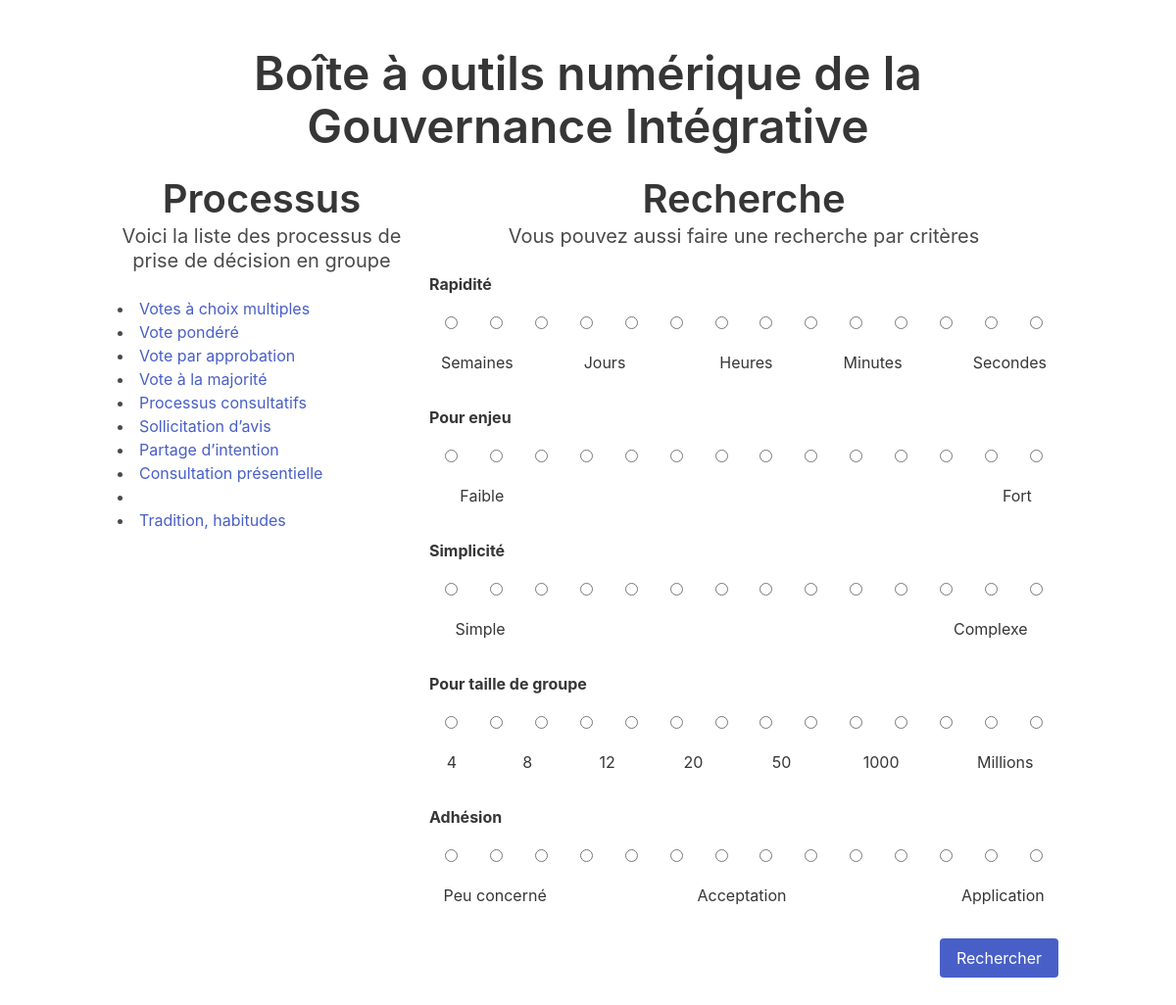
The page /index.html on the database its author committed.
### tables this page shows
CREATE TABLE processus (
    id INTEGER PRIMARY KEY AUTOINCREMENT,
    titre TEXT NOT NULL,
    description TEXT NOT NULL,
    -- textes :
    -- ce sont des textes contenant du HTML
    -- au format <ul><li>...</li></ul>
    -- car ce sont de simples listes
    avantages TEXT,
    adapte TEXT,
    inconvenients TEXT,
    points_cles TEXT,
    -- critères :
    -- ils sont au format de 14 caractères
    -- chaque caractère représente une case
    -- 0 = blanc
    -- 1 = vert pale
    -- 2 = vert foncé
    rapidite TEXT NOT NULL,
    enjeu TEXT NOT NULL,
    simplicite TEXT NOT NULL,
    taille_groupe TEXT NOT NULL,
    adhesion TEXT NOT NULL
);

### app.py (the view)
@app.route("/")
@app.route("/index/")
@app.route("/index.html")
def index():
    processus = retourne_tous_les_processus()
    return render_template(
        "index.html",
        processus=processus,
    )

### app.py (called while the page is built)
def get_db_connection():
    conn = sqlite3.connect(DATABASE_PATH)
    conn.row_factory = sqlite3.Row
    return conn

def retourne_tous_les_processus():
    conn = get_db_connection()
    req_select = """SELECT *
    FROM processus"""
    result = conn.execute(req_select).fetchall()
    conn.close()
    return result

### templates/index.html (shortened to what this page needs)
<!DOCTYPE html>
<html lang="fr">
  <head>
    <link rel="stylesheet" href="https://cdn.jsdelivr.net/npm/bulma@0.9.4/css/bulma.min.css">
  </head>
  <body>
    <section class="section">
      <div class="container">
        <h1 class="title is-1 text-center" id="titre">
            Boîte à outils numérique de la Gouvernance Intégrative
        </h1>
        <div class="columns">
          <div class="column">
            <h2 class="title is-2 text-center" id="titre">
                Processus
            </h2>
            <p class="subtitle text-center">
                Voici la liste des processus de prise de décision en groupe
            </p>
            <ul>
              {% for process in processus %}
                <li><a href="processus/{{ process['id'] }}">{{ process["titre"]}}</a></li>
              {% endfor %}
            </ul>
          </div>
          <div class="column">
            <h2 class="title is-2 text-center" id="titre">
              Recherche
            </h2>
            <p class="subtitle text-center">
              Vous pouvez aussi faire une recherche par critères
            </p>
            <form action="recherche" method="get">
              <label class="label">Rapidité</label>
              <table class="table is-fullwidth text-center table-radio">
                <tr>
                  {% for num in range(14) %}
                    <td><input type="radio" name="rapidite" value="{{ num }}"></td>
                  {% endfor %}
                </tr>
              </table>
              <table class="table is-fullwidth text-center">
                <tr>
                  <td>Semaines</td>
                  <td></td>
                  <td></td>
                  <td>Jours</td>
                  <td></td>
                  <td></td>
                  <td></td>
                  <td>Heures</td>
                  <td></td>
                  <td></td>
                  <td>Minutes</td>
                  <td></td>
                  <td></td>
                  <td>Secondes</td>
                </tr>
              </table>
              <label class="label">Pour enjeu</label>
              <table class="table is-fullwidth text-center table-radio">
                <tr>
                  {% for num in range(14) %}
                    <td><input type="radio" name="enjeu" value="{{ num }}"></td>
                  {% endfor %}
                </tr>
              </table>
              <table class="table is-fullwidth text-center">
                <tr>
                  <td>Faible</td>
                  <td></td>
                  <td></td>
                  <td></td>
                  <td></td>
                  <td></td>
                  <td></td>
                  <td></td>
                  <td></td>
                  <td></td>
                  <td></td>
                  <td></td>
                  <td></td>
                  <td>Fort</td>
                </tr>
              </table>
              <label class="label">Simplicité</label>
              <table class="table is-fullwidth text-center table-radio">
                <tr>
                  {% for num in range(14) %}
                    <td><input type="radio" name="simplicite" value="{{ num }}"></td>
                  {% endfor %}
                </tr>
              </table>
              <table class="table is-fullwidth text-center">
                <tr>
                  <td>Simple</td>
                  <td></td>
                  <td></td>
                  <td></td>
                  <td></td>
                  <td></td>
                  <td></td>
                  <td></td>
                  <td></td>
                  <td></td>
                  <td></td>
                  <td></td>
                  <td></td>
                  <td>Complexe</td>
                </tr>
              </table>
              <label class="label">Pour taille de groupe</label>
              <table class="table is-fullwidth text-center table-radio">
                <tr>
                  {% for num in range(14) %}
                    <td><input type="radio" name="taille_groupe" value="{{ num }}"></td>
                  {% endfor %}
                </tr>
              </table>
              <table class="table is-fullwidth text-center">
                <tr>
                  <td>4</td>
                  <td></td>
                  <td>8</td>
                  <td></td>
                  <td>12</td>
                  <td></td>
                  <td>20</td>
                  <td></td>
                  <td>50</td>
                  <td></td>
                  <td>1000</td>
                  <td></td>
                  <td>Millions</td>
                </tr>
              </table>
              <label class="label">Adhésion</label>
              <table class="table is-fullwidth text-center table-radio">
                <tr>
                  {% for num in range(14) %}
                    <td><input type="radio" name="adhesion" value="{{ num }}"></td>
                  {% endfor %}
                </tr>
              </table>
              <table class="table is-fullwidth text-center">
                <tr>
                  <td>Peu concerné</td>
                  <td></td>
                  <td></td>
                  <td></td>
                  <td></td>
                  <td></td>
                  <td>Acceptation</td>
                  <td></td>
                  <td></td>
                  <td></td>
                  <td></td>
                  <td></td>
                  <td></td>
                  <td>Application</td>
                </tr>
              </table>
              <div class="field is-grouped is-grouped-right">
                <p class="control">
                  <input class="button is-link" type="submit" value="Rechercher">
                </p>
              </div>
            </form>
          </div>
        </div>
      </div>
    </section>
  </body>
</html>

### templates/index.html (style rules this page uses)
.text-center { text-align: center; }
ul { list-style: inside; }
.table.table-radio { margin-bottom: 0px; }

### rows shown on the page
processus: titre "Votes à choix multiples"
processus: titre "Vote pondéré"
processus: titre "Vote par approbation"
processus: titre "Vote à la majorité"
processus: titre "Processus consultatifs"
processus: titre "Sollicitation d’avis"
processus: titre "Partage d’intention"
processus: titre "Consultation présentielle"
processus: titre "Tradition, habitudes"
